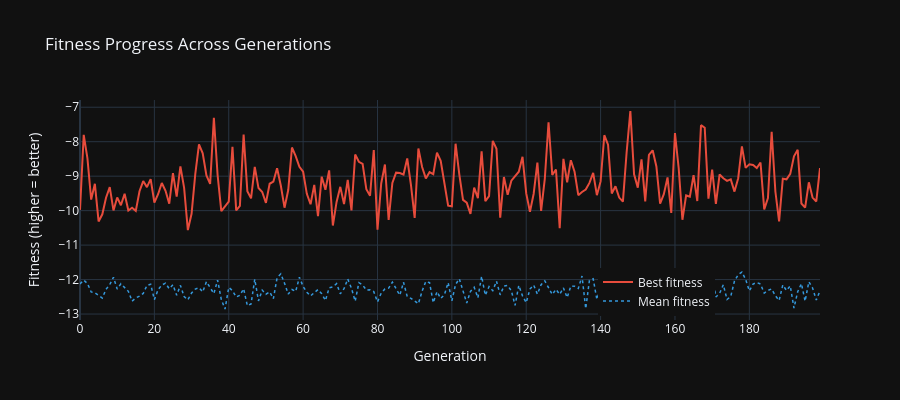

Notebook source saved alongside this figure:
### Code cell
# Fitness progress over generations
fig = go.Figure()
fig.add_trace(go.Scatter(
    x=list(range(N_GENERATIONS)), y=generation_best,
    mode='lines', name='Best fitness',
    line=dict(color=C_HIGHLIGHT, width=2)
))
fig.add_trace(go.Scatter(
    x=list(range(N_GENERATIONS)), y=generation_mean,
    mode='lines', name='Mean fitness',
    line=dict(color=C_SECONDARY, width=1.5, dash='dot')
))
fig.update_layout(
    template='plotly_dark',
    title='Fitness Progress Across Generations',
    xaxis_title='Generation',
    yaxis_title='Fitness (higher = better)',
    height=400,
    legend=dict(x=0.7, y=0.02)
)
fig.show()

### Figure 1 — Plotly figure (JSON) as saved in the notebook; plotly's stock layout.template omitted (floating-point values rounded to 4 significant figures; data arrays with more than 128 entries replaced by an {"elided": "..."} marker saying what was removed)
{"data": [{"line": {"color": "#e74c3c", "width": 2}, "mode": "lines", "name": "Best fitness", "type": "scatter", "x": {"elided": "200 int values"}, "y": {"elided": "200 float values"}}, {"line": {"color": "#3498db", "dash": "dot", "width": 1.5}, "mode": "lines", "name": "Mean fitness", "type": "scatter", "x": {"elided": "200 int values"}, "y": {"elided": "200 float values"}}], "layout": {"height": 400, "legend": {"x": 0.7, "y": 0.02}, "title": {"text": "Fitness Progress Across Generations"}, "xaxis": {"title": {"text": "Generation"}}, "yaxis": {"title": {"text": "Fitness (higher = better)"}}}}
